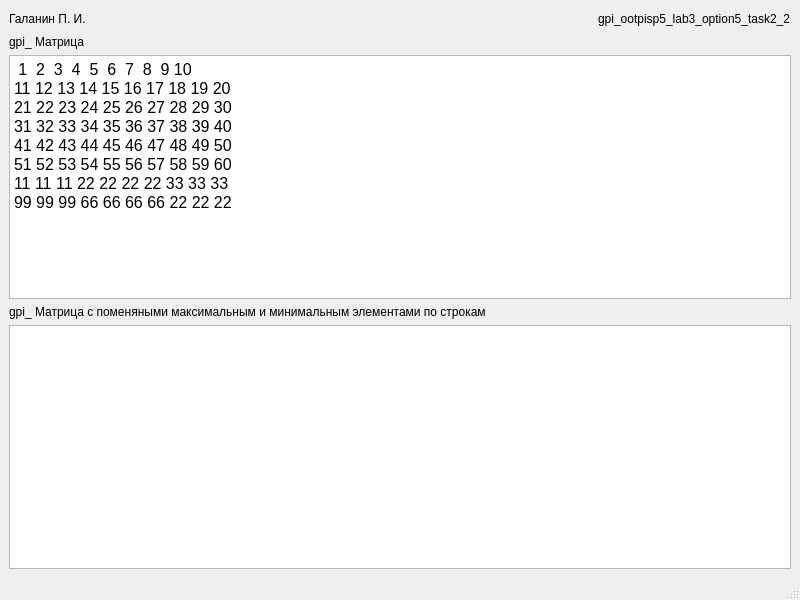
<?xml version="1.0" encoding="UTF-8"?>
<ui version="4.0">
 <class>gpi_MainWindow</class>
 <widget class="QMainWindow" name="gpi_MainWindow">
  <property name="geometry">
   <rect>
    <x>0</x>
    <y>0</y>
    <width>800</width>
    <height>600</height>
   </rect>
  </property>
  <property name="windowTitle">
   <string>gpi_MainWindow</string>
  </property>
  <widget class="QWidget" name="centralwidget">
   <layout class="QGridLayout" name="gridLayout">
    <item row="1" column="0">
     <widget class="QLabel" name="gpi_label_author">
      <property name="text">
       <string>Галанин П. И.</string>
      </property>
     </widget>
    </item>
    <item row="1" column="1">
     <spacer name="gpi_horizontalSpacer">
      <property name="orientation">
       <enum>Qt::Horizontal</enum>
      </property>
      <property name="sizeHint" stdset="0">
       <size>
        <width>40</width>
        <height>20</height>
       </size>
      </property>
     </spacer>
    </item>
    <item row="1" column="2">
     <widget class="QLabel" name="gpi_label_title">
      <property name="text">
       <string>gpi_ootpisp5_lab3_option5_task2_2</string>
      </property>
     </widget>
    </item>
    <item row="3" column="0" colspan="3">
     <widget class="QLabel" name="gpi_label_input_title">
      <property name="text">
       <string>gpi_ Матрица</string>
      </property>
     </widget>
    </item>
    <item row="4" column="0" colspan="3">
     <widget class="QTextEdit" name="gpi_textEdit_input">
      <property name="font">
       <font>
        <pointsize>12</pointsize>
       </font>
      </property>
      <property name="html">
       <string>&lt;!DOCTYPE HTML PUBLIC &quot;-//W3C//DTD HTML 4.0//EN&quot; &quot;http://www.w3.org/TR/REC-html40/strict.dtd&quot;&gt;
&lt;html&gt;&lt;head&gt;&lt;meta name=&quot;qrichtext&quot; content=&quot;1&quot; /&gt;&lt;meta charset=&quot;utf-8&quot; /&gt;&lt;style type=&quot;text/css&quot;&gt;
p, li { white-space: pre-wrap; }
&lt;/style&gt;&lt;/head&gt;&lt;body style=&quot; font-family:'Courier New'; font-size:12pt; font-weight:400; font-style:normal;&quot;&gt;
&lt;p style=&quot; margin-top:0px; margin-bottom:0px; margin-left:0px; margin-right:0px; -qt-block-indent:0; text-indent:0px;&quot;&gt; 1  2  3  4  5  6  7  8  9 10&lt;/p&gt;
&lt;p style=&quot; margin-top:0px; margin-bottom:0px; margin-left:0px; margin-right:0px; -qt-block-indent:0; text-indent:0px;&quot;&gt;11 12 13 14 15 16 17 18 19 20&lt;/p&gt;
&lt;p style=&quot; margin-top:0px; margin-bottom:0px; margin-left:0px; margin-right:0px; -qt-block-indent:0; text-indent:0px;&quot;&gt;21 22 23 24 25 26 27 28 29 30&lt;/p&gt;
&lt;p style=&quot; margin-top:0px; margin-bottom:0px; margin-left:0px; margin-right:0px; -qt-block-indent:0; text-indent:0px;&quot;&gt;31 32 33 34 35 36 37 38 39 40&lt;/p&gt;
&lt;p style=&quot; margin-top:0px; margin-bottom:0px; margin-left:0px; margin-right:0px; -qt-block-indent:0; text-indent:0px;&quot;&gt;41 42 43 44 45 46 47 48 49 50&lt;/p&gt;
&lt;p style=&quot; margin-top:0px; margin-bottom:0px; margin-left:0px; margin-right:0px; -qt-block-indent:0; text-indent:0px;&quot;&gt;51 52 53 54 55 56 57 58 59 60&lt;/p&gt;
&lt;p style=&quot; margin-top:0px; margin-bottom:0px; margin-left:0px; margin-right:0px; -qt-block-indent:0; text-indent:0px;&quot;&gt;11 11 11 22 22 22 22 33 33 33&lt;/p&gt;
&lt;p style=&quot; margin-top:0px; margin-bottom:0px; margin-left:0px; margin-right:0px; -qt-block-indent:0; text-indent:0px;&quot;&gt;99 99 99 66 66 66 66 22 22 22&lt;/p&gt;&lt;/body&gt;&lt;/html&gt;</string>
      </property>
     </widget>
    </item>
    <item row="5" column="0" colspan="3">
     <widget class="QLabel" name="gpi_label_output_title">
      <property name="text">
       <string>gpi_ Матрица с поменяными максимальным и минимальным элементами по строкам</string>
      </property>
     </widget>
    </item>
    <item row="6" column="0" colspan="3">
     <widget class="QTextEdit" name="gpi_textEdit_output">
      <property name="font">
       <font>
        <pointsize>12</pointsize>
       </font>
      </property>
     </widget>
    </item>
   </layout>
  </widget>
  <widget class="QMenuBar" name="menubar">
   <property name="geometry">
    <rect>
     <x>0</x>
     <y>0</y>
     <width>800</width>
     <height>25</height>
    </rect>
   </property>
  </widget>
  <widget class="QStatusBar" name="statusbar"/>
 </widget>
 <resources/>
 <connections/>
</ui>
